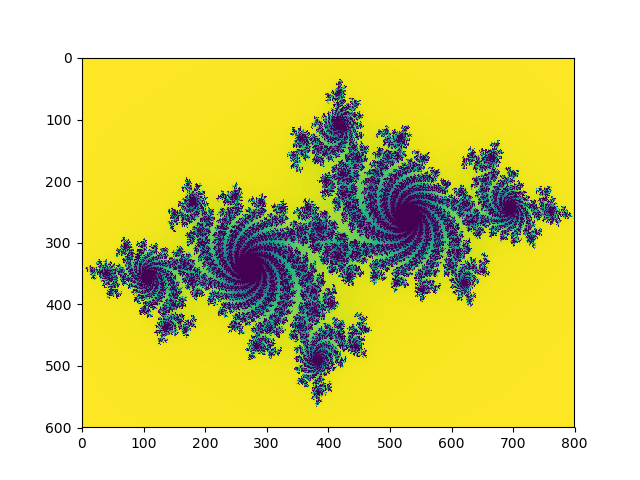

Reproduce this figure in Python.
from argparse import ArgumentParser
from matplotlib import pyplot as plt
import numpy as np

class julia(object):
    '''
    Produces a graph of a Julia graph
    '''
    
    def __init__(self, x_axis_lim, y_axis_lim, resolution):
        self.x_dim = x_axis_lim
        self.y_dim = y_axis_lim
        self.resolution = resolution

    def generateData(self, A, x, y, resolution,zx,zy):
        stop = False
        while not stop:
            zx_squared = zx * zx
            zy_squared= zy * zy
            if zx_squared + zy_squared >= 4 or resolution <=1:
                stop = True
            zy = 2.0 * zx * zy + 0.27015
            zx = zx_squared - zy_squared - 0.7
            resolution -= 1
        A[y][x]=resolution
        
    def plotData(self, xscale=1.5, yscale=1.0, xshift=2, yshift=2,
                 xzoom=0.5, yzoom=0.5, xstretch=1, ystretch=1):
        x_dim = self.x_dim
        y_dim = self.y_dim
        resolution=self.resolution
        A = np.zeros([y_dim, x_dim])   
        
        for x in range(x_dim):
            for y in range(y_dim):
                zx = self.initCoord(x, x_dim, xscale,
                                    xshift, xzoom, xstretch)
                zy = self.initCoord(y, y_dim, yscale,
                                    yshift, yzoom, ystretch)

                self.generateData(A, x, y, resolution, zx, zy)
                
        plt.imshow(A)
        plt.savefig('refactoring_1_refactored_code.png')
        plt.show()
    
    def initCoord(self, pixel, dim, scale, shift, zoom, stretch):
        return scale * (pixel - dim/shift) / (zoom * stretch * dim)

        
if __name__ == "__main__":
    # command line interface
    parser = ArgumentParser(description="Produce a Julia pattern")
    parser.add_argument('x_axis_limit', type=int,
                        help='x_dimension of Julia graph')
    parser.add_argument('y_axis_limit', type=int,
                        help='y_dimension of Julia graph')
    parser.add_argument('resolution', nargs='?', default=255, type=int,
                        help='depth of the image')
    arguments = parser.parse_args()

    
    initial = julia(arguments.x_axis_limit, arguments.y_axis_limit,
                  arguments.resolution)
    initial.plotData()
    



